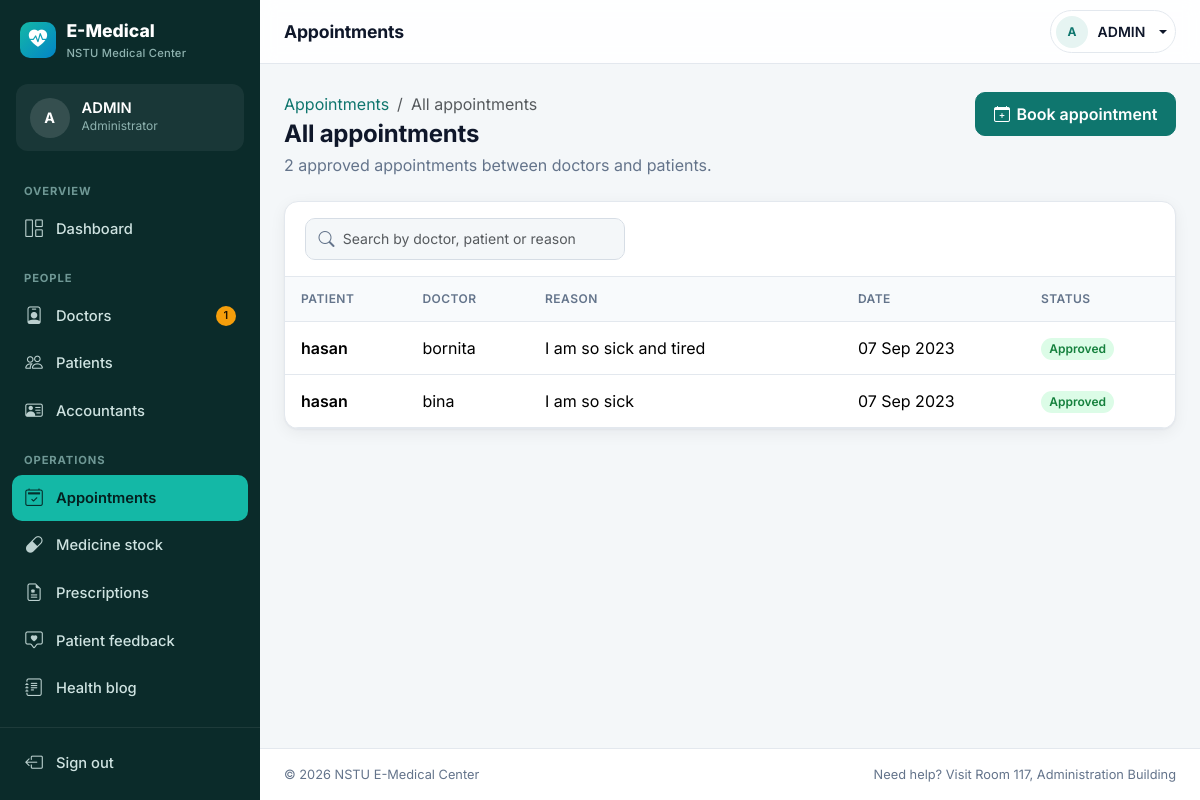
Screenshot of /admin-view-appointment (signed in) with the database file from the repository.
### hospital/models.py (models this page shows)
class Appointment(models.Model):
    doctor = models.ForeignKey(Doctor, on_delete=models.CASCADE,null=True)
    patient = models.ForeignKey(Patient, on_delete=models.CASCADE,null=True)
    patientId=models.PositiveIntegerField(null=True)
    doctorId=models.PositiveIntegerField(null=True)
    patientName=models.CharField(max_length=40,null=True)
    doctorName=models.CharField(max_length=40,null=True)
    appointmentDate=models.DateField(auto_now=True)
    description=models.TextField(max_length=500)
    status=models.BooleanField(default=False)

### hospital/views.py (the view)
# urls.py: path('admin-view-appointment', views.admin_view_appointment_view,name='admin-view-appointment'),
@role_required('admin')
def admin_view_appointment_view(request):
    appointments=models.Appointment.objects.all().filter(status=True)
    return render(request,'hospital/admin_view_appointment.html',{'appointments':appointments})

### hospital/access.py (called while the page is built)
def get_role(user):
    if user is None or not user.is_authenticated:
        return None
    cached = getattr(user, '_em_role', False)
    if cached is not False:
        return cached
    groups = set(user.groups.values_list('name', flat=True))
    if 'ADMIN' in groups or user.is_superuser:
        role = ADMIN
    elif 'DOCTOR' in groups:
        role = DOCTOR
    elif 'PATIENT' in groups:
        role = PATIENT
    elif 'ACCOUNTANT' in groups:
        role = ACCOUNTANT
    else:
        role = None
    user._em_role = role
    return role

def get_profile(user):
    model = PROFILE_MODEL.get(get_role(user))
    return model.objects.filter(user=user).first() if model else None

def is_approved(user):
    role = get_role(user)
    if role == ADMIN:
        return True
    if role is None:
        return False
    profile = get_profile(user)
    return bool(profile and profile.status)

def check_access(request, roles):
    user = request.user
    if not user.is_authenticated:
        return redirect_to_login(request.get_full_path(), ROLE_LOGIN.get(roles[0], '/'))
    role = get_role(user)
    if role is None:
        messages.error(request, 'Your account has no role yet. Please contact the medical center.')
        return redirect('/')
    if role not in roles:
        allowed = ' and '.join(ROLE_LABEL[r] for r in roles)
        messages.warning(request, f'That page is only for {allowed}. Here is your dashboard instead.')
        return redirect(ROLE_HOME[role])
    if not is_approved(user):
        return redirect('afterlogin')  # shows the "waiting for approval" page
    return None

def role_required(*roles):
    def decorator(view):
        @wraps(view)
        def wrapper(request, *args, **kwargs):
            denied = check_access(request, roles)
            if denied is not None:
                return denied
            return view(request, *args, **kwargs)
        return wrapper
    return decorator

### hospital/templatetags/em_tags.py (called while the page is built)
@register.simple_tag(takes_context=True)
def active(context, *prefixes):
    request = context.get('request')
    if request is None:
        return ''
    path = request.path.rstrip('/') or '/'
    for prefix in prefixes:
        p = prefix.rstrip('/') or '/'
        if path == p or (p != '/' and path.startswith(p + '/')):
            return 'active'
    return ''

@register.filter
def initials(name):
    parts = [p for p in str(name or '').split() if p]
    if not parts:
        return '?'
    return ''.join(p[0] for p in parts[:2]).upper()

### templates/hospital/admin_view_appointment.html (shortened to what this page needs)
{% extends 'hospital/admin_base.html' %}
{% block page_title %}Appointments{% endblock %}
{% block content %}
<div class="page-header">
  <div>
    <nav aria-label="breadcrumb"><ol class="breadcrumb small mb-1"><li class="breadcrumb-item"><a href="/admin-appointment">Appointments</a></li><li class="breadcrumb-item active" aria-current="page">All appointments</li></ol></nav>
    <h1>All appointments</h1>
    <p>{{ appointments|length }} approved appointment{{ appointments|length|pluralize }} between doctors and patients.</p>
  </div>
  <a href="/admin-add-appointment" class="btn btn-primary btn-icon"><i class="bi bi-calendar-plus"></i> Book appointment</a>
</div>
<div class="card table-card">
  {% if appointments %}
  <div class="card-header">
    <div class="search-box flex-grow-1" style="max-width:320px">
      <i class="bi bi-search"></i>
      <input type="search" class="form-control form-control-sm" placeholder="Search by doctor, patient or reason" data-table-filter="#appointmentTable" aria-label="Search appointments">
    </div>
  </div>
  <div class="table-responsive">
    <table class="table table-hover" id="appointmentTable">
      <thead><tr><th>Patient</th><th>Doctor</th><th>Reason</th><th>Date</th><th>Status</th></tr></thead>
      <tbody>
      {% for a in appointments %}
        <tr>
          <td class="fw-semibold">{{ a.patientName|default:"Unknown patient" }}</td>
          <td>{{ a.doctorName|default:"Unknown doctor" }}</td>
          <td style="min-width:220px">{{ a.description|truncatechars:120 }}</td>
          <td class="text-nowrap">{{ a.appointmentDate|date:"d M Y" }}</td>
          <td>{% if a.status %}<span class="badge badge-soft-success">Approved</span>{% else %}<span class="badge badge-soft-warning">Pending</span>{% endif %}</td>
        </tr>
      {% endfor %}
      </tbody>
    </table>
  </div>
  {% else %}
    {% include 'hospital/partials/empty_state.html' with icon="bi-calendar-x" title="No appointments yet" text="Book one for a patient, or approve a request." href="/admin-add-appointment" cta="Book appointment" %}
  {% endif %}
</div>
{% endblock content %}

### templates/hospital/app_base.html (shortened to what this page needs)
{% extends 'hospital/base.html' %}
{% block body %}
<aside class="app-sidebar" id="appSidebar" aria-label="Main navigation">
  <a class="sidebar-brand" href="/afterlogin">
    <span class="brand-mark"><i class="bi bi-heart-pulse-fill"></i></span>
    <span>E-Medical<small>NSTU Medical Center</small></span>
  </a>
  <div class="sidebar-profile">
    {% include 'hospital/partials/avatar.html' with pic=nav_profile.profile_pic name=request.user.get_full_name|default:request.user.username %}
    <div class="min-w-0">
      <div class="name text-truncate">{{ request.user.get_full_name|default:request.user.username }}</div>
      <div class="role">{% block role_label %}{% endblock %}</div>
    </div>
  </div>
  <nav class="sidebar-nav">
    {% block sidebar_nav %}{% endblock %}
  </nav>
  <div class="sidebar-footer">
    <form method="post" action="{% url 'logout' %}" class="m-0">{% csrf_token %}
      <button type="submit" class="sidebar-link w-100 border-0 bg-transparent text-start"><i class="bi bi-box-arrow-left"></i>Sign out</button>
    </form>
  </div>
</aside>
<div class="app-main">
  <header class="app-topbar">
    <h1 class="page-title">{% block page_title %}Dashboard{% endblock %}</h1>
    <div class="topbar-right">
      <div class="dropdown">
        <a href="#" class="topbar-user dropdown-toggle" data-bs-toggle="dropdown" aria-expanded="false">
          {% include 'hospital/partials/avatar.html' with pic=nav_profile.profile_pic name=request.user.get_full_name|default:request.user.username cls='avatar-sm' %}
          <span class="name">{{ request.user.first_name|default:request.user.username }}</span>
        </a>
      </div>
    </div>
  </header>
  <main class="app-content">
    {% block content %}{% endblock content %}
  </main>
  <footer class="app-footer d-flex flex-wrap justify-content-between gap-2">
    <span>&copy; {% now "Y" %} NSTU E-Medical Center</span>
    <span>Need help? Visit Room 117, Administration Building</span>
  </footer>
</div>
{% endblock body %}

### templates/hospital/partials/avatar.html (shortened to what this page needs)
{% load static em_tags %}{% if pic %}<img src="{% static pic.url %}" alt="{{ name }}" class="avatar {{ cls }}">{% else %}<span class="avatar {{ cls }}" aria-hidden="true">{{ name|initials }}</span>{% endif %}

### rows the page displays
Appointment: patientName "hasan", doctorName "bornita", description "I am so sick and tired", appointmentDate "07 Sep 2023", status "Approved"
Appointment: patientName "hasan", doctorName "bina", description "I am so sick", appointmentDate "07 Sep 2023", status "Approved"

### other values shown
{{ name|initials }} "A A"
{{ request.user.get_full_name|default:request.user.username }} "ADMIN"
{{ nav_pending.doctors }} "1"
{{ request.user.first_name|default:request.user.username }} "ADMIN"
{{ appointments|length }} "2"
